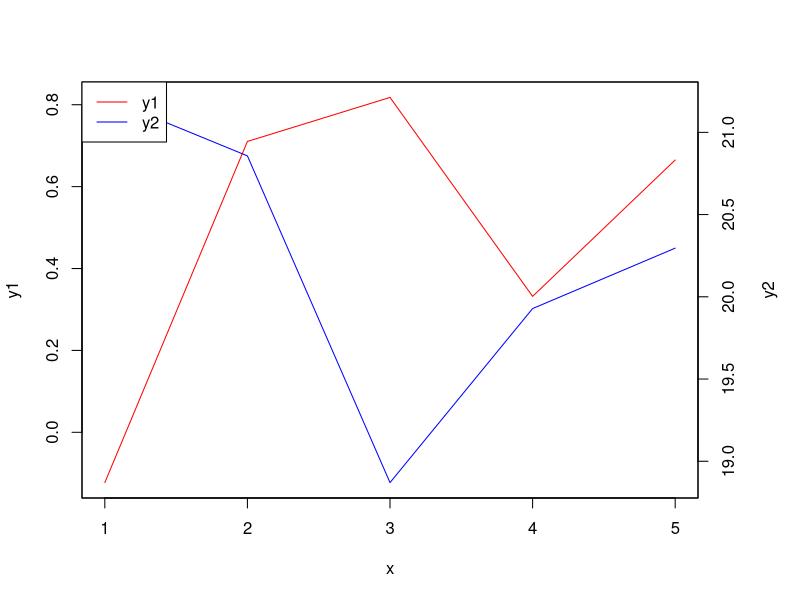

Here is the R script that generated this plot:
x <- 1:5
y1 <- rnorm(5)
y2 <- rnorm(5,20)
par(mar=c(5,4,4,5)+.1)
plot(x,y1,type="l",col="red")
par(new=TRUE)
plot(x, y2,,type="l",col="blue",xaxt="n",yaxt="n",xlab="",ylab="")
axis(4)
mtext("y2",side=4,line=3)
legend("topleft",col=c("red","blue"),lty=1,legend=c("y1","y2"))